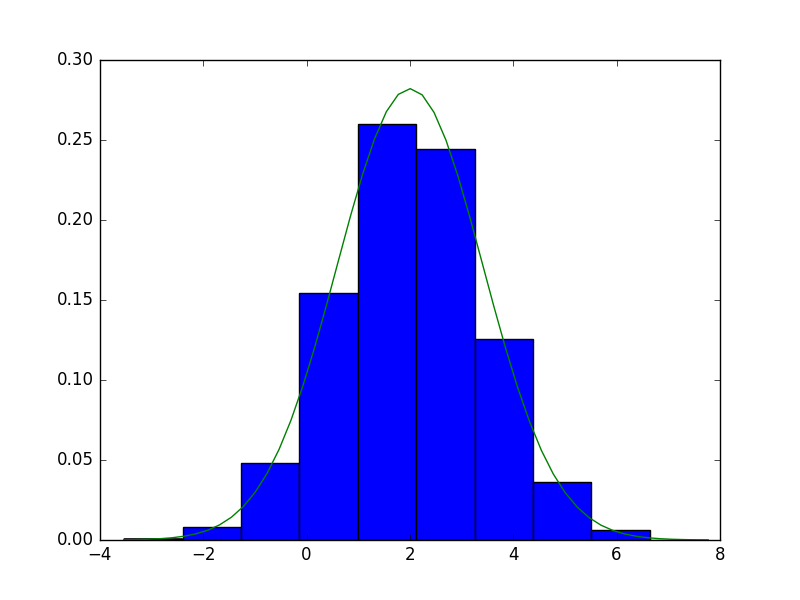

Generate this figure with Python:
from math import exp, sqrt, pi
import random

def gaussian_density(x,mu,sigma):
    return exp(-(x-mu)**2/(2*sigma**2))/(sigma*sqrt(2*pi))

def next_sample(f,q,theta_k):
    theta_prime = q(theta_k,1)

    r = random.random()

    theta_k_plus_one = theta_k

    if ((f(theta_prime,2,sqrt(2))/f(theta_k,2,sqrt(2)))>r):
        theta_k_plus_one = theta_prime

    return theta_k_plus_one


random.seed(3.14)
thetas = []
theta = 0
thetas.append(theta)
for i in range(10**5):
    theta = next_sample(gaussian_density,random.gauss,theta)
    thetas.append(theta)

import matplotlib.pyplot as plt
import numpy as np

plt.hist(thetas,normed=True)
x=np.linspace(min(thetas),max(thetas))

y=[]
for xx in x:
    y.append(gaussian_density(xx,2,sqrt(2)))

plt.plot(x,y)
plt.show()
